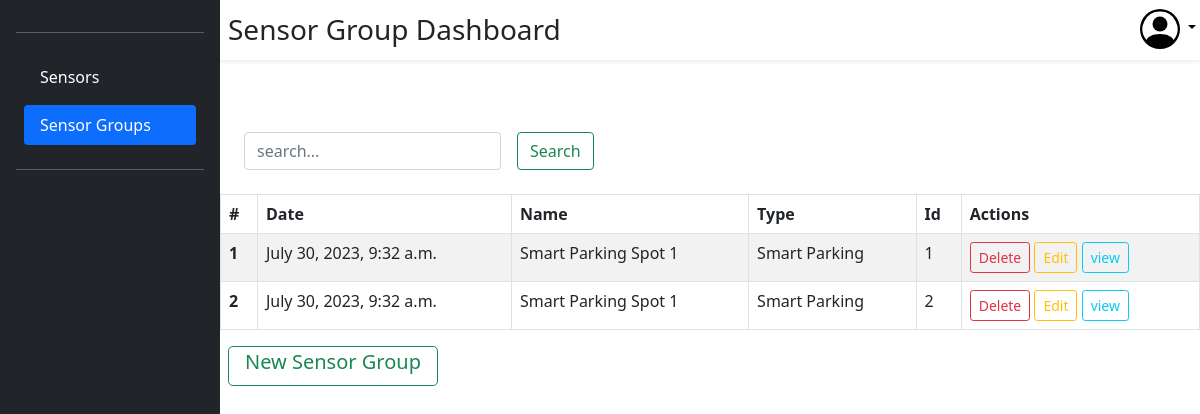
The page /group/dashboard/ (signed in) on the database as committed earlier.
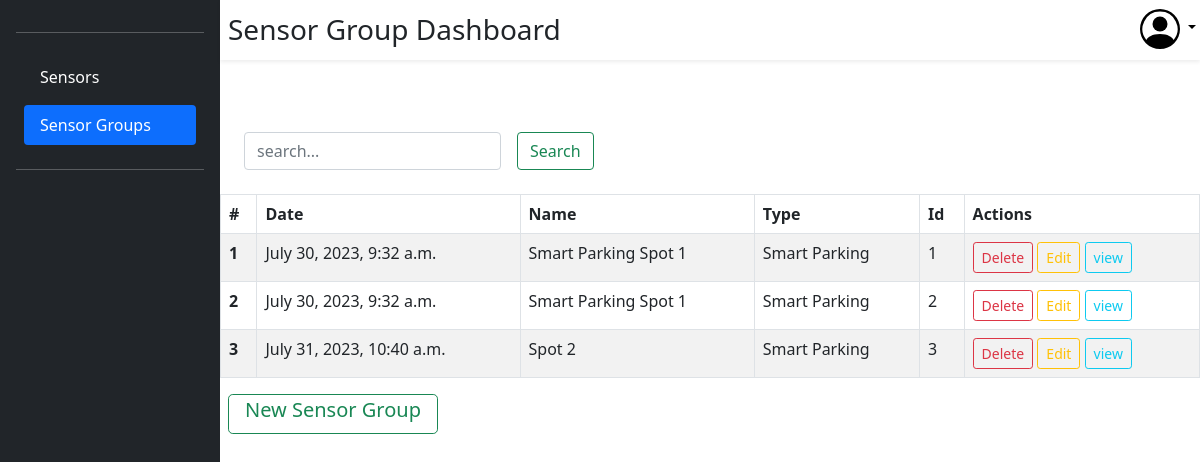
The same page on the database as committed later.
### dash/models.py (models this page shows, shortened)
class Sensor_Group(models.Model):
    group_id = models.AutoField(verbose_name='Group Id', primary_key=True)
    group_name = models.CharField(verbose_name='Group Name', max_length=50)
    group_type = models.CharField(verbose_name='Group Type', max_length=50)
    group_discription = models.TextField(verbose_name='Group Discription')
    date_created = models.DateTimeField(verbose_name='Date Created',auto_now_add=True)
    user = models.ForeignKey(User, verbose_name='User', on_delete=models.CASCADE)

### dash/views.py (the view, shortened to what this page needs)
# urls.py: path('group/dashboard/', views.group_dashboard, name='group_dashboard'),
@login_required(login_url="/")
def group_dashboard(request):
    result_set = Sensor_Group.objects.filter(user=request.user)
    Search = request.POST.get('search')
    result_set.order_by("date_created")
    """ NOTE: Pagination for later
    paginator = Paginator(result_set, 5)
    result_set = paginator.get_page(1)
    """
    site_settings = {
        'active' : 'Sensor_Groups',
        'dashboard_heading' : 'Sensor Group Dashboard'
    }
    return render(request, 'sensor_group_dash.html', {'groups': result_set, 'site_settings' : site_settings})

### templates/dashboards/sensor_group_dash.html (shortened to what this page needs)
{% extends 'base.html' %}
{% block content %}
<div class="d-flex flex-column flex-fill bd-highlight">
    <div class="pt-5 bd-highlight">
        <table class="table-bordered table table-striped">
            <div class="mb-3 ">
                <form method="POST">
                    <div class="ps-3 d-flex flex-row bd-highlight">
                        <div class="p-2 bd-highlight">
                            <input type="text" name="search" placeholder="search..." id="search" class='col form-control'>
                        </div>
                        <div class="p-2 bd-highlight">
                            <input type="submit" name="filter" id="filter" value="Search" class="form-control btn btn-outline-success">
                        </div>
                    </div>
                </form>
            </div>
            <thead>
                <tr>
                    <th>#</th>
                    <th>Date</th>
                    <th>Name</th>
                    <th>Type</th>
                    <th>Id</th>
                    <th>Actions</th>
                </tr>
            </thead>
            <tbody>
                {% for group in groups %}
                <tr>
                    <td><b>{{forloop.counter}}</b></td>
                    <td>{{group.date_created}}</td>
                    <td>{{group.group_name}}</td>
                    <td>{{group.group_type}}</td>
                    <td>{{group.group_id}}</td>
                    <td>
                        <button type="button" class="btn btn-sm btn-outline-danger"  data-toggle="modal" data-target="#DeleteSensorGroup{{group.group_id}}">Delete</button>
                        <a href="/group/edit/?key={{group.group_id}}"><button type="button" class="btn btn-sm btn-outline-warning">Edit</button></a>
                        <a href="/group/view/?key={{group.group_id}}"><button type="button" class="btn btn-sm btn-outline-info">view</button></a>
                    </td>
                </tr>
                {% endfor %}
            </tbody>
        </table>
    </div>
    <div class="ps-2">
        <a href="/group/create/"><button class="btn btn-outline-success btn-lg pt-0 mt-0">New Sensor Group</button></a>
    </div>
{% endblock content %}

Rows that differ between the two databases and show on the page:
added Sensor_Group: date_created "July 31, 2023, 10:40 a.m.", group_name "Spot 2", group_type "Smart Parking", group_id "3"
